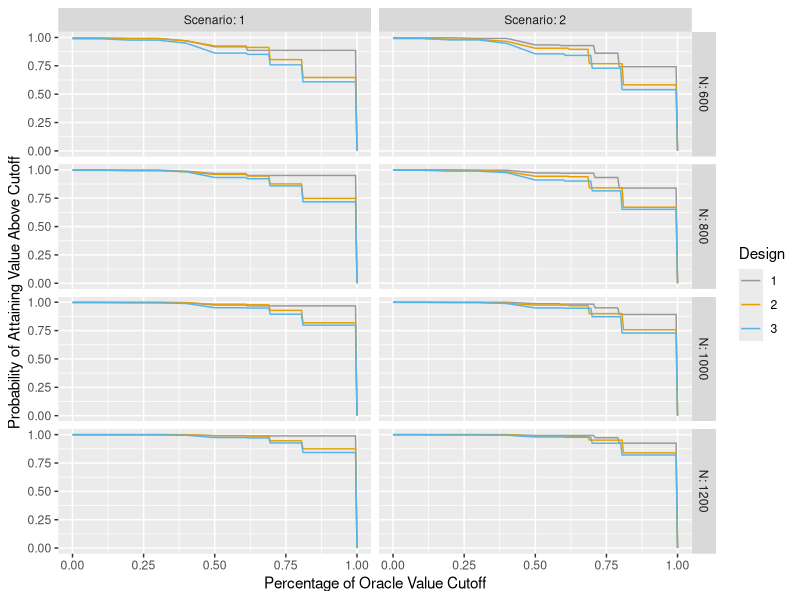

Recreate this plot in R.
library(tidyverse)

all_designs <- read_csv("pdc_sim_results.csv") %>% 
  mutate_at(., .vars = c("N", "Scenario", "Design"), 
            ~factor(., ordered = TRUE))

analysis_sum <- all_designs %>% 
  group_by(N, Design, Scenario) %>% 
  summarise(Mv = mean(MeanVal), 
         MeanPerc = mean(PercOracle), 
         Above80 = mean(PercOracle > .8), 
         Above90 = mean(PercOracle > .9)) %>% 
  arrange(N, Scenario, Design)


cbp1 <- c("#999999", "#E69F00", "#56B4E9", "#009E73",
          "#F0E442", "#0072B2", "#D55E00", "#CC79A7")

#ggplot(data = sim_summaries, aes(x = PercOracle, color = N)) + 
#  geom_density() + 
#  scale_colour_manual(values = cbp1) + 
#  labs(x = "Percentage of Oracle Value")

cutoffHelper <- function(indf, cutoff.val, group.vars){
  to_return <- indf %>% group_by(N, Scenario, Design) %>% 
    summarise(Power = mean(PercOracle > cutoff.val),
              .groups = "drop_last") %>% 
    mutate(Cutoff = cutoff.val)
  
  return(to_return)
}

perc_oracle_power <- map_dfr(c(seq(0, .5, by = .1), seq(0.5, 1, by = .005)), ~cutoffHelper(indf = all_designs, cutoff.val = .))

ggplot(data = perc_oracle_power, aes(x = Cutoff, y = Power, color = Design)) + 
  geom_line() + 
  xlim(0, 1)+
  ylim(0,1)+
  scale_colour_manual(values = cbp1) + 
  labs(x = "Percentage of Oracle Value Cutoff",
       y = "Probability of Attaining Value Above Cutoff") + 
  facet_grid(cols = vars(Scenario),
             rows = vars(N),
             labeller = label_both)

